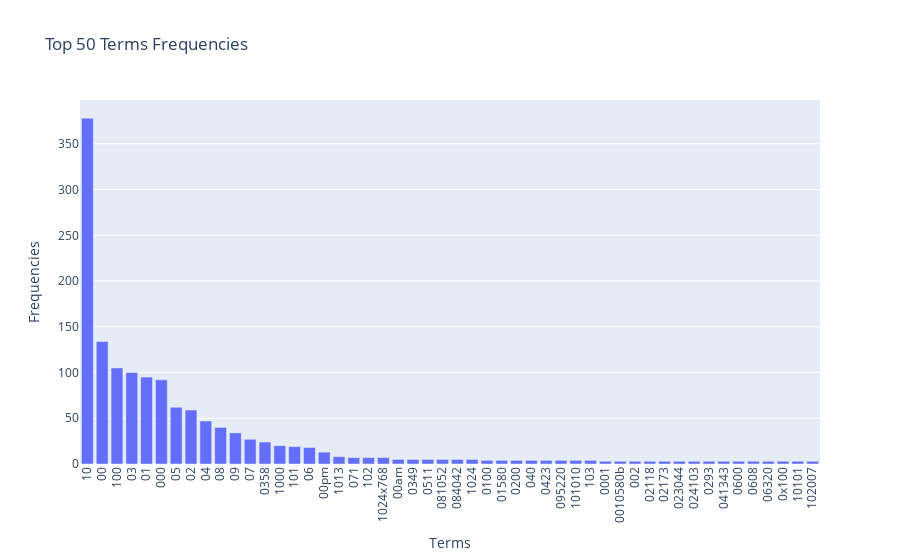

Write notebook code for a chart like this one.
### Markdown cell above
### >>> **Exercise 13 (take home):** 
The chart above only contains 300 vocabulary in the documents, and it's already computationally intensive to both compute and visualize. Can you efficiently reduce the number of terms you want to visualize as an exercise.

### Code cell
# Answer here
import plotly.express as px
import pandas as pd
import numpy as np

# 準備數據
terms = count_vect.get_feature_names_out()[:300]  # 獲取前300個詞彙
frequencies = term_frequencies[:300]  # 獲取前300個詞的頻率

# 將數據放入 DataFrame
df = pd.DataFrame({
    'Terms': terms,
    'Frequencies': frequencies
})

# 篩選出現頻率最高的前 50 個詞彙
top_n = 50  # 可根據需要調整
df_top = df.nlargest(top_n, 'Frequencies')

# 使用 Plotly Express 繪製條形圖
fig = px.bar(df_top, x='Terms', y='Frequencies', 
             title='Top {} Terms Frequencies'.format(top_n),
             labels={'Terms': 'Terms', 'Frequencies': 'Frequencies'})

# 設置 x 軸標籤旋轉
fig.update_layout(xaxis_tickangle=-90)

# 顯示圖形
fig.show()

### Figure 1 — Plotly figure (JSON) as saved in the notebook; plotly's stock layout.template omitted (floating-point values rounded to 4 significant figures)
{"data": [{"alignmentgroup": "True", "hovertemplate": "Terms=%{x}<br>Frequencies=%{y}<extra></extra>", "legendgroup": "", "marker": {"color": "#636efa", "pattern": {"shape": ""}}, "name": "", "offsetgroup": "", "orientation": "v", "showlegend": false, "textposition": "auto", "type": "bar", "x": ["10", "00", "100", "03", "01", "000", "05", "02", "04", "08", "09", "07", "0358", "1000", "101", "06", "00pm", "1013", "071", "102", "1024x768", "00am", "0349", "0511", "081052", "084042", "1024", "0100", "01580", "0200", "040", "0423", "095220", "101010", "103", "0001", "0010580b", "002", "02118", "02173", "023044", "024103", "0293", "041343", "0600", "0608", "06320", "0x100", "10101", "102007"], "xaxis": "x", "y": [378, 134, 105, 100, 95, 92, 62, 59, 47, 40, 34, 27, 24, 20, 19, 18, 13, 8, 7, 7, 7, 5, 5, 5, 5, 5, 5, 4, 4, 4, 4, 4, 4, 4, 4, 3, 3, 3, 3, 3, 3, 3, 3, 3, 3, 3, 3, 3, 3, 3], "yaxis": "y"}], "layout": {"autosize": true, "barmode": "relative", "legend": {"tracegroupgap": 0}, "title": {"text": "Top 50 Terms Frequencies"}, "xaxis": {"anchor": "y", "autorange": true, "domain": [0, 1], "range": [-0.5, 49.5], "tickangle": -90, "title": {"text": "Terms"}, "type": "category"}, "yaxis": {"anchor": "x", "autorange": true, "domain": [0, 1], "range": [0, 397.9], "title": {"text": "Frequencies"}, "type": "linear"}}}
